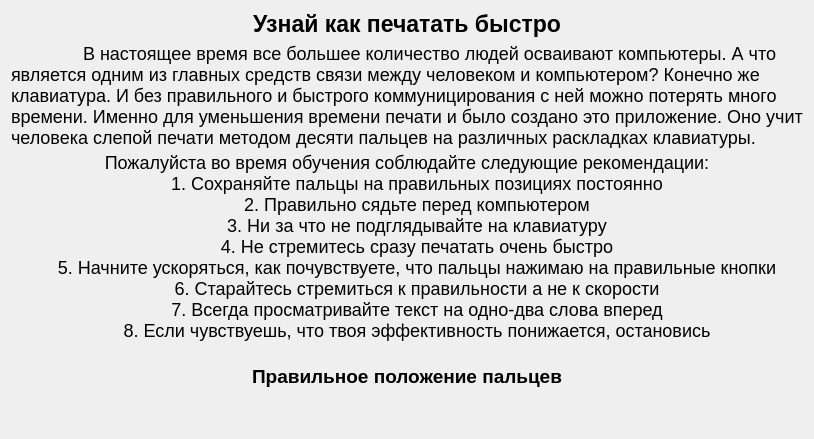
      <widget class="QWidget" name="info">
       <attribute name="title">
        <string>Информация о приложении</string>
       </attribute>
       <layout class="QGridLayout" name="gridLayout_2">
        <item row="3" column="0">
         <widget class="QLabel" name="label_7">
          <property name="maximumSize">
           <size>
            <width>16777215</width>
            <height>30</height>
           </size>
          </property>
          <property name="styleSheet">
           <string notr="true">font-size: 19px; font-weight: 600;</string>
          </property>
          <property name="text">
           <string>Правильное положение пальцев</string>
          </property>
          <property name="alignment">
           <set>Qt::AlignCenter</set>
          </property>
         </widget>
        </item>
        <item row="5" column="0">
         <widget class="QLabel" name="label_4">
          <property name="text">
           <string/>
          </property>
         </widget>
        </item>
        <item row="1" column="0">
         <widget class="QLabel" name="label_5">
          <property name="maximumSize">
           <size>
            <width>800</width>
            <height>130</height>
           </size>
          </property>
          <property name="styleSheet">
           <string notr="true">font-size: 18px;</string>
          </property>
          <property name="text">
           <string>	В настоящее время все большее количество людей осваивают компьютеры. А что является одним из главных средств связи между человеком и компьютером? Конечно же клавиатура. И без правильного и быстрого коммуницирования с ней можно потерять много времени. Именно для уменьшения времени печати и было создано это приложение. Оно учит человека слепой печати методом десяти пальцев на различных раскладках клавиатуры. </string>
          </property>
          <property name="wordWrap">
           <bool>true</bool>
          </property>
         </widget>
        </item>
        <item row="0" column="0">
         <widget class="QLabel" name="label">
          <property name="maximumSize">
           <size>
            <width>16777215</width>
            <height>40</height>
           </size>
          </property>
          <property name="styleSheet">
           <string notr="true">font-size: 23px; font-weight: 700;</string>
          </property>
          <property name="text">
           <string>Узнай как печатать быстро</string>
          </property>
          <property name="alignment">
           <set>Qt::AlignCenter</set>
          </property>
         </widget>
        </item>
        <item row="2" column="0">
         <widget class="QLabel" name="label_6">
          <property name="maximumSize">
           <size>
            <width>16777215</width>
            <height>205</height>
           </size>
          </property>
          <property name="styleSheet">
           <string notr="true">font-size: 18px;
</string>
          </property>
          <property name="text">
           <string>Пожалуйста во время обучения соблюдайте следующие рекомендации:
    1. Сохраняйте пальцы на правильных позициях постоянно
    2. Правильно сядьте перед компьютером
    3. Ни за что не подглядывайте на клавиатуру
    4. Не стремитесь сразу печатать очень быстро
    5. Начните ускоряться, как почувствуете, что пальцы нажимаю на правильные кнопки
    6. Старайтесь стремиться к правильности а не к скорости
    7. Всегда просматривайте текст на одно-два слова вперед
    8. Если чувствуешь, что твоя эффективность понижается, остановись
</string>
          </property>
          <property name="scaledContents">
           <bool>false</bool>
          </property>
          <property name="alignment">
           <set>Qt::AlignCenter</set>
          </property>
         </widget>
        </item>
        <item row="4" column="0">
         <widget class="QLabel" name="image">
          <property name="maximumSize">
           <size>
            <width>900</width>
            <height>320</height>
           </size>
          </property>
          <property name="text">
           <string/>
          </property>
          <property name="alignment">
           <set>Qt::AlignCenter</set>
          </property>
         </widget>
        </item>
       </layout>
      </widget>
